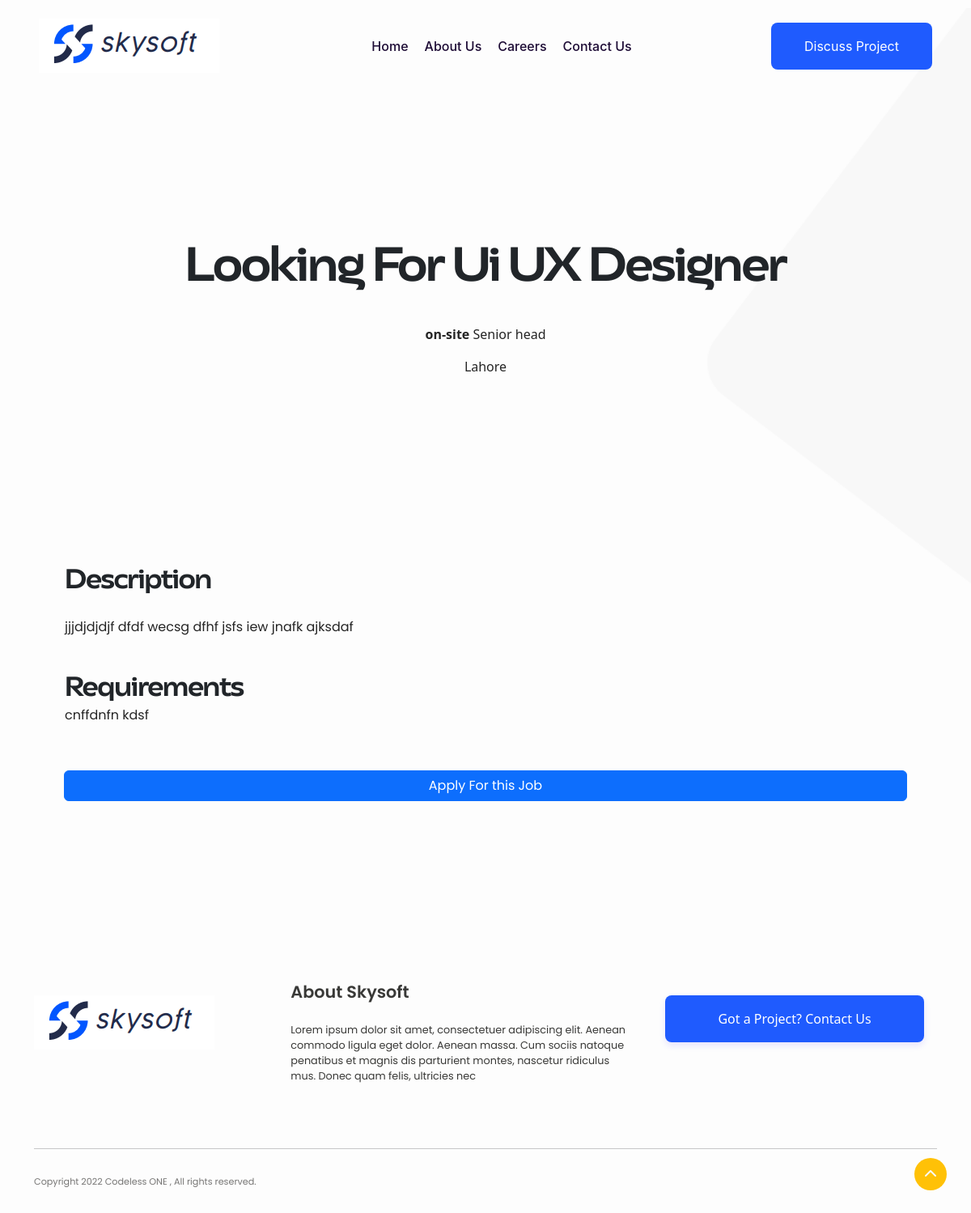
Screenshot of /job/2/ with the database file from the repository.
### webapp/models.py (models this page shows, shortened)
class job(models.Model):
    JOB_TYPES = [
        ('On-Site', 'On-site'),
        ('Remote', 'Remote'),
        ('Hybrid', 'Hybrid'),
    ]
    JOB_TIMES = [
        ('Full Time', 'Full Time'),
        ('Part Time', 'Part Time'),
        ('On weekend', 'On weekend'),
    ]
    title = models.CharField(max_length=300)
    job_type = models.CharField(
        max_length=10,
        choices=JOB_TYPES,
        default='On-Site',  # Set a default value (optional)
    )
    location = models.CharField(max_length=300)
    role = models.CharField(max_length=300)
    work_time = models.CharField(
        max_length=20,
        choices=JOB_TIMES,
        default='Full Time',
    )
    des = models.TextField(verbose_name='Description')
    requirements = models.TextField()
    created_at = models.DateTimeField(auto_now_add=True)  # Automatically sets the time when the job is created

### webapp/views.py (the view)
# urls.py: path('job/<int:id>/', job, name='job'),
def job(request,id):
    job_data = jb.objects.get(id = id)
    header_data = home_header.objects.get(id=1)
    logos = header_data.header_logos.all()
    context = {
        'job_data':job_data,
        'logos':logos,
    }
    return render(request, 'webapp/job.html',context)

### webapp/templates/webapp/job.html
{% extends 'webapp/base.html' %}
{% load static %}
{% block header %}
<div class="container text-center">
    <h1 class="big-text-n mb-5">
        Looking For {{job_data.title}}
    </h1>
    <p><b>{{job_data.job_type}}</b> {{job_data.role}}</p>
    <p>{{job_data.location}}</p>
</div>
{% endblock %}
{% block content %}
<div class="form-container mb-5 pb-5">
    <div class="description mx-5 mb-5">
    <h1 class="big-text-n mt-0 fs-2">Description</h1>
    <p>
        <br>
        {{job_data.des |safe }}
        <br>
    </p>
</div>
<div class="requirements mb-5 mx-5">
    <h1 class="big-text-n mt-4 fs-2">Requirements</h1>
    <p>
        {{job_data.requirements |safe }}
    </p>
</div>
<div class="d-grid mb-5 pt-2 pb-5 col-7 col-sm-11 mx-auto">
    <a href="{% url 'job-application' job_data.id %}" class="btn btn-primary ">Apply For this Job</a>
</div>
</div>
{% endblock %}

### static/css/main.css (style rules this page uses)
body { background-color: #FDFDFD !important; }
.btn { border-radius: 0; }
p { color: #000000db; }
.big-text-n { font-family: asgard-reg; font-size: 3.5rem; font-weight: 800; margin-top: 200px; line-height: 0.9; }
.form-container { margin: -13rem 18rem 2rem 18rem; font-family: Poppins, sans-serif; }
h1, h2, h3, h4, h5, h6 { color: hsl(0, 0%, 30%); }
@media only screen and (max-width: 1415px) { .form-container { margin: -13rem 2rem 2rem 2rem; } }

### rows the page displays
job: title "Ui UX Designer", job_type "on-site", role "Senior head", location "Lahore", des "jjjdjdjdjf dfdf wecsg dfhf jsfs iew jnafk ajksdaf", requirements "cnffdnfn kdsf"
